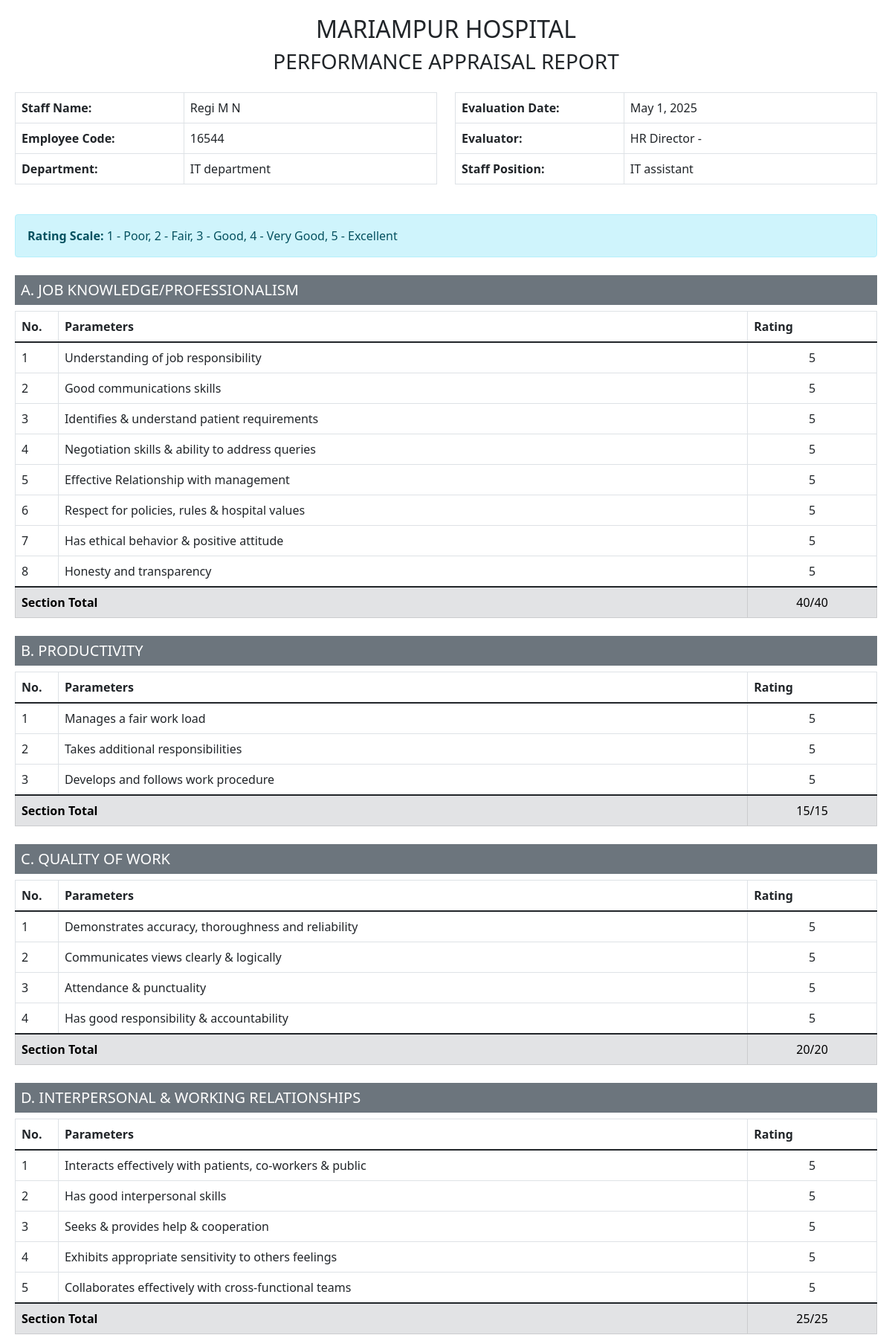
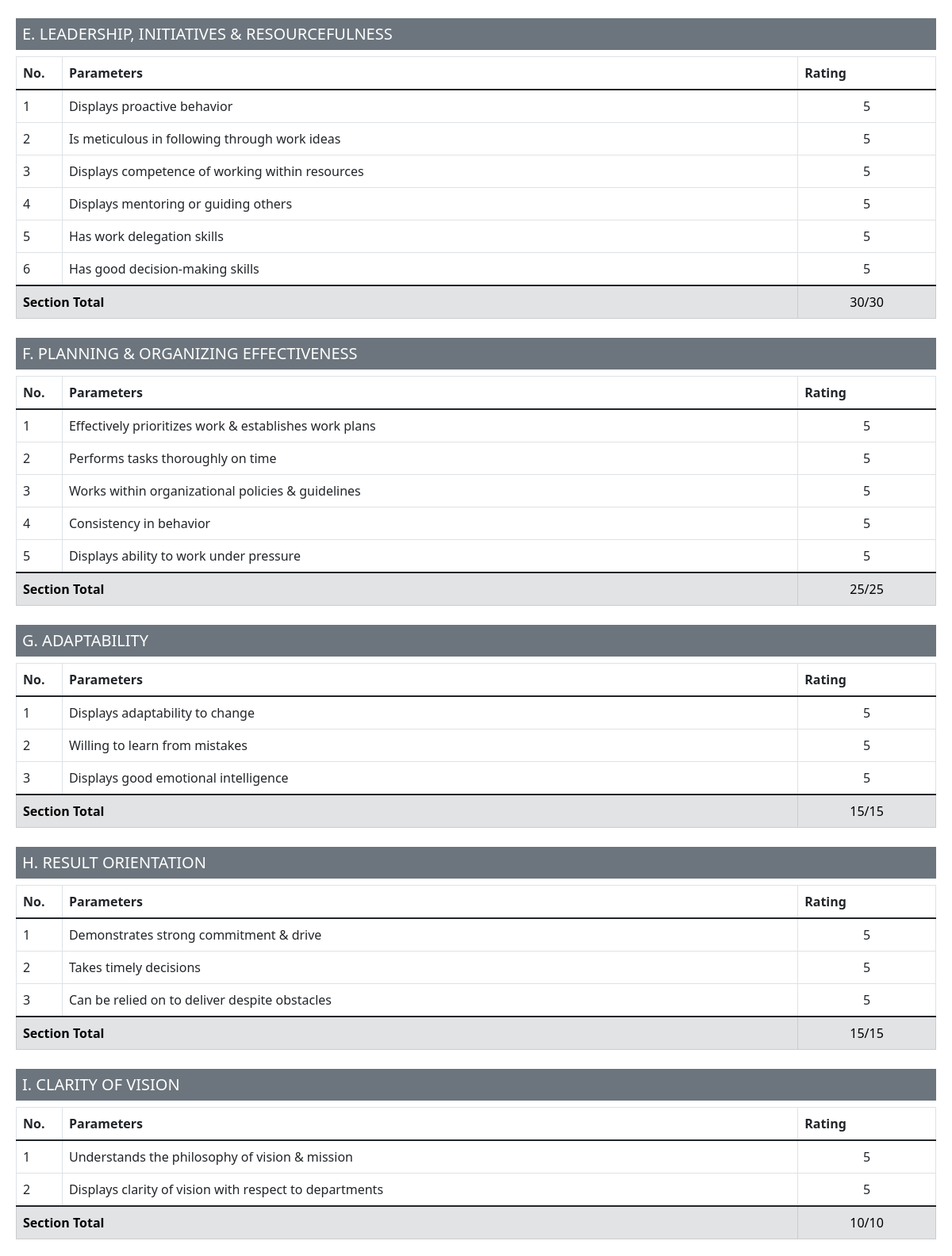
The page /report/1/view/ (signed in, upper part) on the database its author committed (2 pictures, top to bottom).
### staff_monitor/models.py (models this page shows, shortened)
class PerformanceReport(models.Model):
    RATING_CHOICES = [
        (1, 'Poor'),
        (2, 'Fair'),
        (3, 'Good'),
        (4, 'Very Good'),
        (5, 'Excellent')
    ]
    staff = models.ForeignKey(Staff, on_delete=models.CASCADE)
    evaluator = models.ForeignKey(User, on_delete=models.CASCADE)
    date = models.DateField()
    job_responsibility = models.IntegerField(choices=RATING_CHOICES)
    communication_skills = models.IntegerField(choices=RATING_CHOICES)
    patient_requirements = models.IntegerField(choices=RATING_CHOICES)
    negotiation_skills = models.IntegerField(choices=RATING_CHOICES)
    management_relationship = models.IntegerField(choices=RATING_CHOICES)
    policy_adherence = models.IntegerField(choices=RATING_CHOICES)
    ethical_behavior = models.IntegerField(choices=RATING_CHOICES)
    honesty_transparency = models.IntegerField(choices=RATING_CHOICES)
    workload_management = models.IntegerField(choices=RATING_CHOICES)
    additional_responsibilities = models.IntegerField(choices=RATING_CHOICES)
    work_procedure = models.IntegerField(choices=RATING_CHOICES)
    accuracy_reliability = models.IntegerField(choices=RATING_CHOICES)
    clear_communication = models.IntegerField(choices=RATING_CHOICES)
    attendance_punctuality = models.IntegerField(choices=RATING_CHOICES)
    responsibility_accountability = models.IntegerField(choices=RATING_CHOICES)
    interaction_effectiveness = models.IntegerField(choices=RATING_CHOICES)
    interpersonal_skills = models.IntegerField(choices=RATING_CHOICES)
    team_cooperation = models.IntegerField(choices=RATING_CHOICES)
    sensitivity = models.IntegerField(choices=RATING_CHOICES)
    cross_functional_collaboration = models.IntegerField(choices=RATING_CHOICES)
    proactive_behavior = models.IntegerField(choices=RATING_CHOICES)
    work_ideas = models.IntegerField(choices=RATING_CHOICES)
    resource_competence = models.IntegerField(choices=RATING_CHOICES)
    mentoring_skills = models.IntegerField(choices=RATING_CHOICES)
    delegation_skills = models.IntegerField(choices=RATING_CHOICES)
    decision_making = models.IntegerField(choices=RATING_CHOICES)
    work_prioritization = models.IntegerField(choices=RATING_CHOICES)
    timely_completion = models.IntegerField(choices=RATING_CHOICES)
    policy_compliance = models.IntegerField(choices=RATING_CHOICES)
    behavior_consistency = models.IntegerField(choices=RATING_CHOICES)
    pressure_handling = models.IntegerField(choices=RATING_CHOICES)
    change_adaptability = models.IntegerField(choices=RATING_CHOICES)
    learning_attitude = models.IntegerField(choices=RATING_CHOICES)
    emotional_intelligence = models.IntegerField(choices=RATING_CHOICES)
    commitment_drive = models.IntegerField(choices=RATING_CHOICES)
    timely_decisions = models.IntegerField(choices=RATING_CHOICES)
    obstacle_handling = models.IntegerField(choices=RATING_CHOICES)
    hospital_vision = models.IntegerField(choices=RATING_CHOICES)
    department_vision = models.IntegerField(choices=RATING_CHOICES)
    problem_identification = models.IntegerField(choices=RATING_CHOICES)
    solution_approach = models.IntegerField(choices=RATING_CHOICES)
    pressure_case_handling = models.IntegerField(choices=RATING_CHOICES)
    special_remarks = models.TextField(blank=True)
    total_score = models.IntegerField(default=0)
    percentage = models.DecimalField(max_digits=5, decimal_places=2, default=0)
    class Meta:
        unique_together = ['staff', 'date']
        ordering = ['-date']
    def get_performance_status(self):
        if self.percentage < 50:
            return "Needs improvement & reassessment after 3 months"
        elif 50 <= self.percentage <= 75:
            return "Satisfactory performance but under observation"
        else:
            return "Good performance"

class Staff(models.Model):
    user = models.OneToOneField(User, on_delete=models.CASCADE)
    employee_id = models.CharField(max_length=20, unique=True)
    department = models.ForeignKey(Department, on_delete=models.PROTECT)
    position = models.CharField(max_length=100)
    joining_date = models.DateField()

class Department(models.Model):
    name = models.CharField(max_length=100, unique=True)
    created_at = models.DateTimeField(auto_now_add=True)
    def __str__(self):
        return self.name
    class Meta:
        ordering = ['name']

### staff_monitor/views.py (the view)
# urls.py: path('report/<int:report_id>/view/', views.view_report, name='view_report'),
@login_required
def view_report(request, report_id):
    report = get_object_or_404(PerformanceReport, id=report_id)
    if not request.user.is_staff:
        try:
            superintendent = MedicalSuperintendent.objects.get(user=request.user)
            if report.staff.department != superintendent.department:
                messages.error(request, 'You do not have permission to view this report.')
                return redirect('report_list')
        except MedicalSuperintendent.DoesNotExist:
            messages.error(request, 'You do not have permission to view reports.')
            return redirect('dashboard')
    return render(request, 'staff_monitor/print_report.html', {
        'report': report,
        'sections': get_report_sections(report),
        'section_totals': get_section_totals(report)
    })

### staff_monitor/templatetags/custom_filters.py (called while the page is built)
@register.filter
def multiply(value, arg):
    return value * arg

@register.filter
def get_item(dictionary, key):
    return dictionary.get(key)

### staff_monitor/templates/staff_monitor/print_report.html (shortened to what this page needs)
{% extends 'staff_monitor/base_print.html' %}
{% load custom_filters %}
{% block content %}
<div class="container print-container">
    <div class="text-center mb-4">
        <h2 class="hospital-name">MARIAMPUR HOSPITAL</h2>
        <h3 class="report-title">PERFORMANCE APPRAISAL REPORT</h3>
    </div>
    <div class="row mb-4">
        <div class="col-6">
            <table class="table table-bordered">
                <tr>
                    <th width="40%">Staff Name:</th>
                    <td>{{ report.staff.user.get_full_name }}</td>
                </tr>
                <tr>
                    <th>Employee Code:</th>
                    <td>{{ report.staff.employee_id }}</td>
                </tr>
                <tr>
                    <th>Department:</th>
                    <td>{{ report.staff.department }}</td>
                </tr>
            </table>
        </div>
        <div class="col-6">
            <table class="table table-bordered">
                <tr>
                    <th width="40%">Evaluation Date:</th>
                    <td>{{ report.date }}</td>
                </tr>
                <tr>
                    <th>Evaluator:</th>
                    <td>
                        {% if report.evaluator.is_staff %}
                            HR Director - {{ report.evaluator.get_full_name }}
                        {% else %}
                            Medical Superintendent - {{ report.evaluator.get_full_name }}
                        {% endif %}
                    </td>
                </tr>
                <tr>
                    <th>Staff Position:</th>
                    <td>{{ report.staff.position }}</td>
                </tr>
            </table>
        </div>
    </div>
    <div class="alert alert-info mb-4">
        <strong>Rating Scale:</strong> 1 - Poor, 2 - Fair, 3 - Good, 4 - Very Good, 5 - Excellent
    </div>
    {% for section, params in sections.items %}
    <div class="section-card mb-4">
        <h5 class="section-header bg-secondary text-white p-2">{{ section }}</h5>
        <table class="table table-bordered">
            <thead>
                <tr>
                    <th width="5%">No.</th>
                    <th>Parameters</th>
                    <th width="15%">Rating</th>
                </tr>
            </thead>
            <tbody>
                {% for param in params %}
                <tr>
                    <td>{{ forloop.counter }}</td>
                    <td>{{ param.name }}</td>
                    <td class="text-center">{{ param.value }}</td>
                </tr>
                {% endfor %}
            </tbody>
            <tfoot>
                <tr class="table-secondary">
                    <th colspan="2">Section Total</th>
                    <td class="text-center">{{ section_totals|get_item:section }}/{{ params|length|multiply:5 }}</td>
                </tr>
            </tfoot>
        </table>
    </div>
    {% endfor %}
</div>
{% endblock %}

### staff_monitor/templates/staff_monitor/base_print.html (style rules this page uses)
body { background-color: #fff; }
.print-container { max-width: 1200px; margin: 0 auto; padding: 20px; }

### rows shown on the page
PerformanceReport: staff.user.get_full_name "Regi M N", staff.employee_id "16544", staff.department "IT department", date "May 1, 2025", staff.position "IT assistant"

### other values the page prints
{{ section }} "A. JOB KNOWLEDGE/PROFESSIONALISM" "B. PRODUCTIVITY" "C. QUALITY OF WORK" "D. INTERPERSONAL & WORKING RELATIONSHIPS" "E. LEADERSHIP, INITIATIVES & RESOURCEFULNESS" "F. PLANNING & ORGANIZING EFFECTIVENESS" "G. ADAPTABILITY" "H. RESULT ORIENTATION" "I. CLARITY OF VISION"
{{ param.name }} "Understanding of job responsibility" "Good communications skills" "Identifies & understand patient requirements" "Negotiation skills & ability to address queries" "Effective Relationship with management" "Respect for policies, rules & hospital values" "Has ethical behavior & positive attitude" "Honesty and transparency" "Manages a fair work load" "Takes additional responsibilities" "Develops and follows work procedure" "Demonstrates accuracy, thoroughness and reliability" "Communicates views clearly & logically" "Attendance & punctuality" "Has good responsibility & accountability" "Interacts effectively with patients, co-workers & public" "Has good interpersonal skills" "Seeks & provides help & cooperation" "Exhibits appropriate sensitivity to others feelings" "Collaborates effectively with cross-functional teams" "Displays proactive behavior" "Is meticulous in following through work ideas" "Displays competence of working within resources" "Displays mentoring or guiding others" "Has work delegation skills" "Has good decision-making skills" "Effectively prioritizes work & establishes work plans" "Performs tasks thoroughly on time" "Works within organizational policies & guidelines" "Consistency in behavior" "Displays ability to work under pressure" "Displays adaptability to change" "Willing to learn from mistakes" "Displays good emotional intelligence" "Demonstrates strong commitment & drive" "Takes timely decisions" "Can be relied on to deliver despite obstacles" "Understands the philosophy of vision & mission" "Displays clarity of vision with respect to departments"
{{ param.value }} "5" "5" "5" "5" "5" "5" "5" "5" "5" "5" "5" "5" "5" "5" "5" "5" "5" "5" "5" "5" "5" "5" "5" "5" "5" "5" "5" "5" "5" "5" "5" "5" "5" "5" "5" "5" "5" "5" "5"
{{ section_totals|get_item:section }} "40" "15" "20" "25" "30" "25" "15" "15" "10"
{{ params|length|multiply:5 }} "40" "15" "20" "25" "30" "25" "15" "15" "10"
